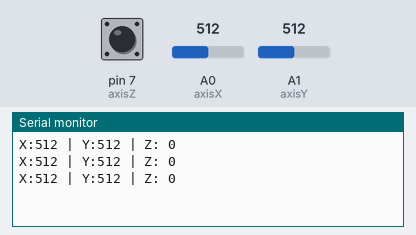
Bench run of a sketch on a simulated Arduino Uno, built with avr-gcc and run on an emulated ATmega328P. Parts: the last lines printed to the serial monitor. The inputs (shaded band) are chosen by the test bench; at power-on: A0 (axisX) = 512, A1 (axisY) = 512, pin 7 (axisZ) HIGH.

Above: at 1.3 s.
1.4 s: A0 (axisX) set to 716
At 1.9 s:
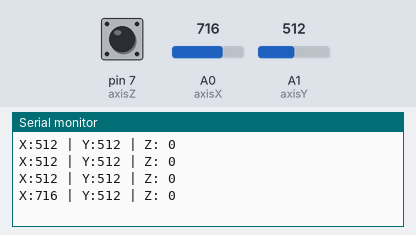
2.9 s: A1 (axisY) set to 716
At 3.4 s:
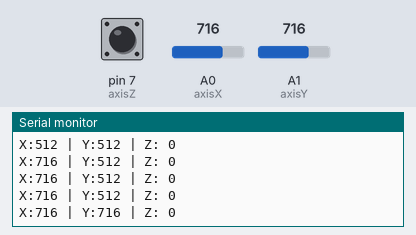
4.4 s: pin 7 (axisZ) pulled LOW for 0.6 s
At 4.9 s:
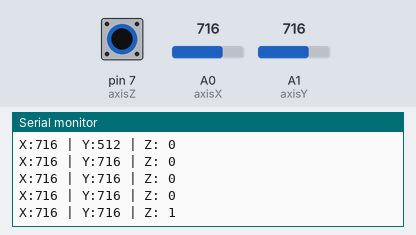
6.5 s: A0 (axisX) set to 900
At 6.9 s:
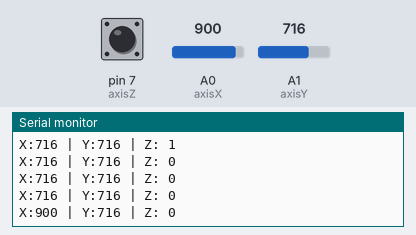
8.0 s: pin 7 (axisZ) pulled LOW for 1 s
At 8.4 s:
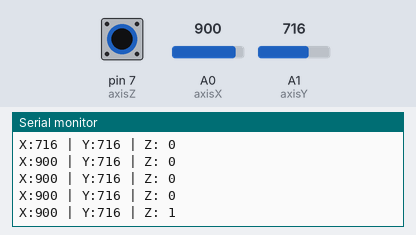
10.5 s: A1 (axisY) set to 900
At 10.9 s:
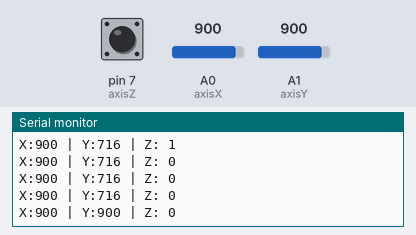
Timing chart, 0 to 13.0 s (numbered marks = the images above; inputs shaded):
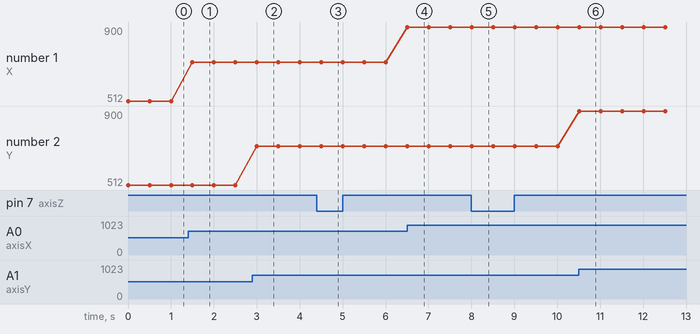

The sketch:

Djostik.ino
```cpp
const int axisX=A0; // ось Х подключена к A0
const int axisY=A1; // ось Y подключена к A1
const int axisZ=7; // ось Z (кнопка джойстика) подключена к D2
int valX, valY, valZ = 0; // переменные для хранения значений осей

void setup()
{
pinMode(axisZ, INPUT_PULLUP); // конфигурируем D2 как INPUT с включением
// подтягивающего резистора внутри процессора
Serial.begin(9600);
}
void loop() {
valX = analogRead(axisX); // значение оси Х
valY = analogRead(axisY); // значение оси Y
valZ = 1-digitalRead(axisZ); // значение оси Z (кнопка)
// выводим значения в монитор
Serial.print("X:");Serial.print(valX, DEC);
Serial.print(" | Y:");Serial.print(valY, DEC);
Serial.print(" | Z: ");Serial.println(valZ, DEC);
delay(500); // пауза перед следующим считыванием данных
}
```

Measured:
- after the input at 1.4 s, the serial monitor: prints a new line after 0.10 s (image 1)
- after the input at 2.9 s, the serial monitor: prints a new line after 0.10 s (image 2)
- after the input at 4.4 s, the serial monitor: prints a new line after 0.11 s (image 3)
- after the input at 6.5 s, the serial monitor: prints a new line at once (image 4)
- after the input at 8.0 s, the serial monitor: prints a new line at once (image 5)
- after the input at 10.5 s, the serial monitor: prints a new line at once (image 6)
- plotted number 1: 512 → 716 after the input at 1.4 s, 716 → 900 after the input at 6.5 s
